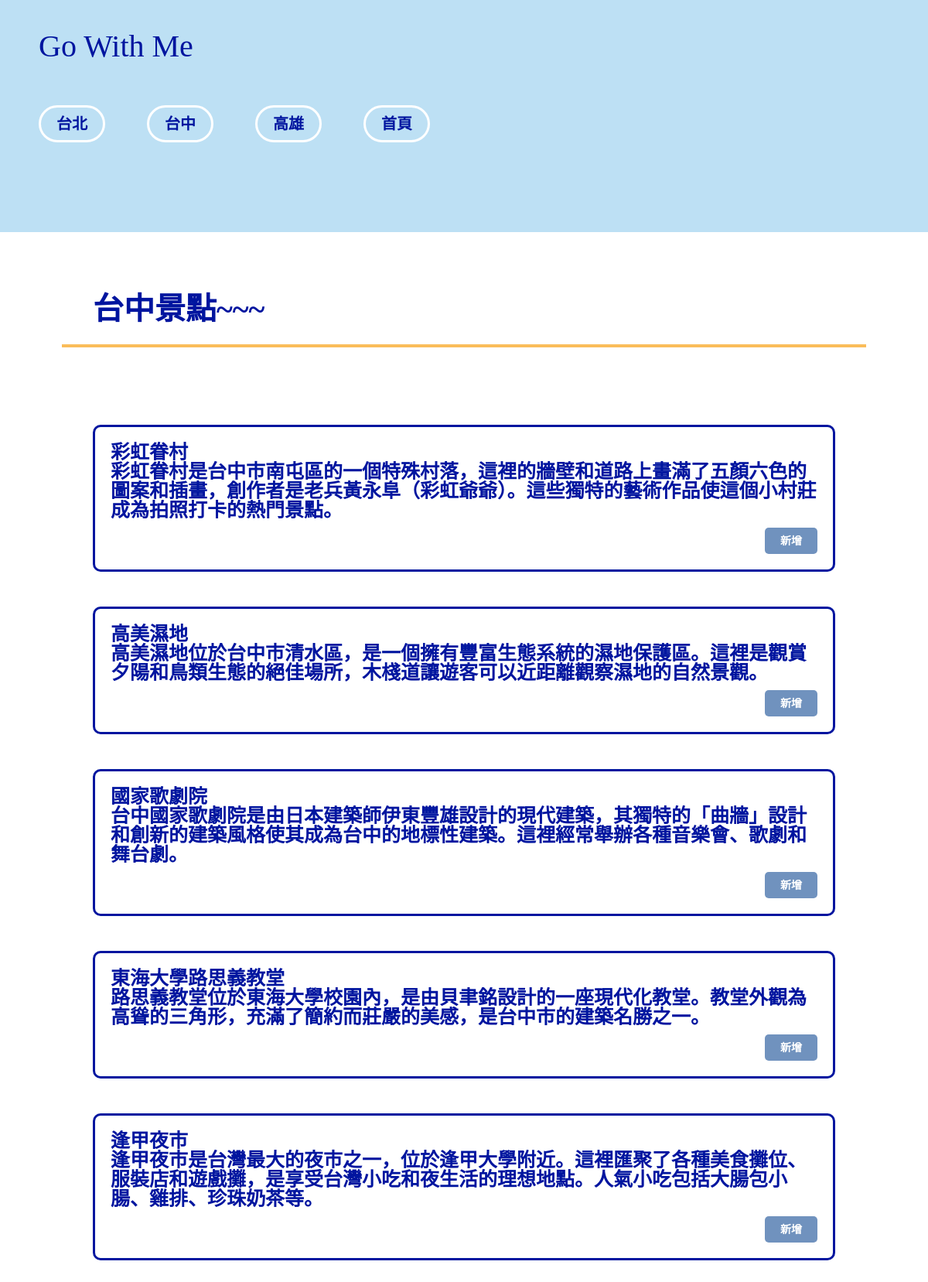
Page /index_Taichung.php on the committed database.
### tables this page shows
CREATE TABLE `attraction` (
  `attractionId` int(5) NOT NULL,
  `CityName` varchar(100) NOT NULL,
  `attractionName` varchar(100) NOT NULL,
  `description` varchar(1000) NOT NULL
);

### index_Taichung.php (the view, shortened to what this page needs)
<!DOCTYPE html>
<html lang="en">
<head>
    <link rel="stylesheet" href="cssreset.css">
    <link rel="stylesheet" href="index_city.css">
</head>
<body>
    <div class="head0">
    <div class="head">
    <div class="word0">Go With Me</div>
    <a href="index_Taipei.php" class="a1">台北</a>
    <a href="index_Taichung.php" class="a1">台中</a>
    <a href="index_Kaohsiung.php" class="a1">高雄</a>
    <a href="index_user.php" class="a1">首頁</a>
    </div>
    </div>
    <div class="word3">台中景點~~~</div>
    <hr class="hr1"></hr>
    <div class="content">
        <?php
                $link = @mysqli_connect('localhost','a1113306','3306','gowithme');
            $SQL = "SELECT * FROM attraction WHERE CityName = 'Taichung'";
            $result = mysqli_query($link,$SQL);
            while($row = mysqli_fetch_assoc($result)){
                echo "<div class='intro-box'>";
                echo "<p>".$row["attractionName"]."</p>";
                echo "<p>".$row["description"]."</p>";
                echo "<div class='button-container'>";
                echo "<a href='add.php?attractionName=".$row["attractionName"]."' class='add-button'>新增</a>";
                echo "</div>";
                echo "</div>";
                echo "<br>";
            }
        ?>
    </div>
</body>
</html>

### index_city.css (style rules this page uses)
.head0 { width:100%; height:30px; top:0; left:0; }
.head { height: 300px; background: #BDE0F4; margin-bottom: 30px; }
.word0 { font-size: 40px; font-family: "Arial Black"; color: #00159F; margin-left: 50px; margin-bottom: 70px; padding-top: 40px; }
.a1 { text-decoration: none; font-family: "Arial"; font-weight: 900; font-size: 20px; text-align: center; outline-style: none; color: #00159F; border: 3px solid #ffffff; background-color:#BDE0F4; border-radius: 60px; padding-top: 10px; padding-bottom: 10px; padding-left: 20px; padding-right: 20px; margin-left: 50px; }
.word3 { font-size: 40px; font-family: "Arial Black"; font-weight: 600; color: #00159F; margin-left: 120px; margin-bottom: 10px; }
.hr1 { border: 2px solid #FABD5A; margin-top: 25px; margin-left: 80px; margin-right: 80px; }
.intro-box { border: 3px solid #00159F; border-radius: 10px; padding: 20px; margin-bottom: 20px; background-color: #ffffff; }
.button-container { display: flex; justify-content: flex-end; margin-top: 10px; }
.add-button { text-decoration: none; font-family: "Arial"; font-weight: 900; font-size: 14px; text-align: center; color: #ffffff; background-color: #7092BE; border-radius: 5px; padding: 10px 20px; border: none; cursor: pointer; transition: background-color 0.3s ease; }
.content { font-size: 25px; font-family: "Arial Black"; font-weight: 600; color: #00159F; margin-left: 120px; margin-right: 120px; margin-top: 100px; margin-bottom: 170px; }

### rows in the picture
attraction: attractionName "彩虹眷村", description "彩虹眷村是台中市南屯區的一個特殊村落，這裡的牆壁和道路上畫滿了五顏六色的圖案和插畫，創作者是老兵黃永阜（彩虹爺爺）。這些獨特的藝術作品使這個小村莊成為拍照打卡的熱門景點。"
attraction: attractionName "高美濕地", description "高美濕地位於台中市清水區，是一個擁有豐富生態系統的濕地保護區。這裡是觀賞夕陽和鳥類生態的絕佳場所，木棧道讓遊客可以近距離觀察濕地的自然景觀。"
attraction: attractionName "國家歌劇院", description "台中國家歌劇院是由日本建築師伊東豐雄設計的現代建築，其獨特的「曲牆」設計和創新的建築風格使其成為台中的地標性建築。這裡經常舉辦各種音樂會、歌劇和舞台劇。"
attraction: attractionName "東海大學路思義教堂", description "路思義教堂位於東海大學校園內，是由貝聿銘設計的一座現代化教堂。教堂外觀為高聳的三角形，充滿了簡約而莊嚴的美感，是台中市的建築名勝之一。"
attraction: attractionName "逢甲夜市", description "逢甲夜市是台灣最大的夜市之一，位於逢甲大學附近。這裡匯聚了各種美食攤位、服裝店和遊戲攤，是享受台灣小吃和夜生活的理想地點。人氣小吃包括大腸包小腸、雞排、珍珠奶茶等。"
